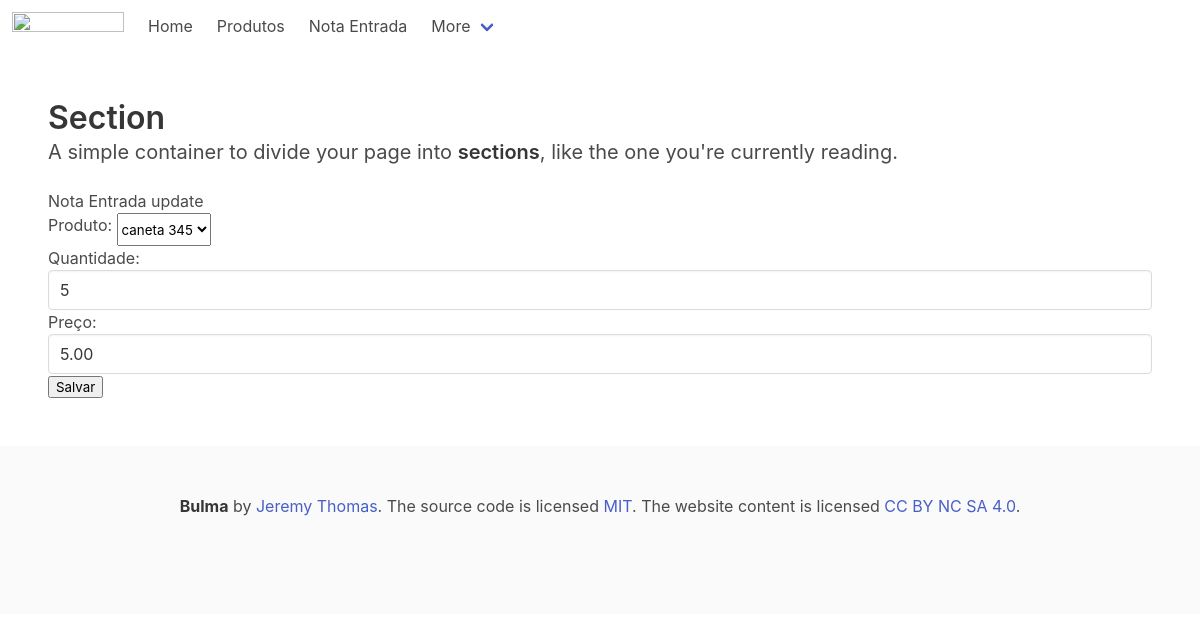
The app's page /entrada/notaEntradaUpdate/1/ with its own data.
### produto/models.py (models this page shows)
class Produtos(models.Model):
    produto = models.CharField('Produto', max_length=200)
    cor = models.ForeignKey(Cores, on_delete=models.PROTECT)
    preco = models.DecimalField('Preço', decimal_places=2, max_digits=8, default=0)
    quantidade = models.IntegerField('Quantidade', default=0)
    def __str__(self) -> str:
        return self.produto

### notaEntrada/models.py (models this page shows, shortened)
class NotasEntradas(models.Model):
    produto = models.ForeignKey(Produtos, on_delete=models.PROTECT)
    preco = models.DecimalField('Preço', decimal_places=2, max_digits=8, default=0)
    quantidade = models.IntegerField('Quantidade', default=0)
    criado = models.DateTimeField('criado', auto_now_add=True)
    modificado = models.DateTimeField('modificado', auto_now=True)
    class Meta:
        verbose_name = 'Entrada'
        verbose_name_plural = 'Entradas'
        ordering = ['produto']

### notaEntrada/views.py (the view)
# urls.py: path('notaEntradaUpdate/<int:pk>/', notaEntradaUpdate, name='notaEntradaUpdate'),
def notaEntradaUpdate(request, pk):
    entrada = NotasEntradas.objects.get(id=pk)
    quantidade_nota_antiga = entrada.quantidade
    if request.method == 'POST':
        form = NotasEntradasForm(request.POST, instance=entrada)
        if form.is_valid():
            form.save(commit=False)
            form.cleaned_data['produto'].quantidade = form.cleaned_data['produto'].quantidade - quantidade_nota_antiga + form.cleaned_data['quantidade']
            form.cleaned_data['produto'].save_base()
            form.save()
            return redirect('entrada:notaEntradaList')
    else:
        template_name = 'notaEntradaUpdate.html'
        context = {
            'form': NotasEntradasForm(instance=entrada),
            'pk': pk
        }
        return render(request, template_name, context)

### notaEntrada/forms.py
class NotasEntradasForm(ModelForm):
    class Meta:
        model = NotasEntradas
        fields = ['produto', 'quantidade', 'preco']
        widgets = {
            'produto': Select(attrs={'class': 'select'}),
            'quantidade': TextInput(attrs={'class': 'input'}),
            'preco': TextInput(attrs={'class': 'input'}),
        }

### notaEntrada/templates/notaEntradaUpdate.html (shortened to what this page needs)
{% extends 'base.html' %}
{% block product %}
<h1>Nota Entrada update</h1>
<form action="{% url 'entrada:notaEntradaUpdate' pk %}" method="post">
    {{ form.as_p }}
    <button type="submit">Salvar</button>
</form>
{% endblock %}

### records on screen
Produtos: produto "caneta 345"
NotasEntradas: quantidade "5", preco "5.00"
